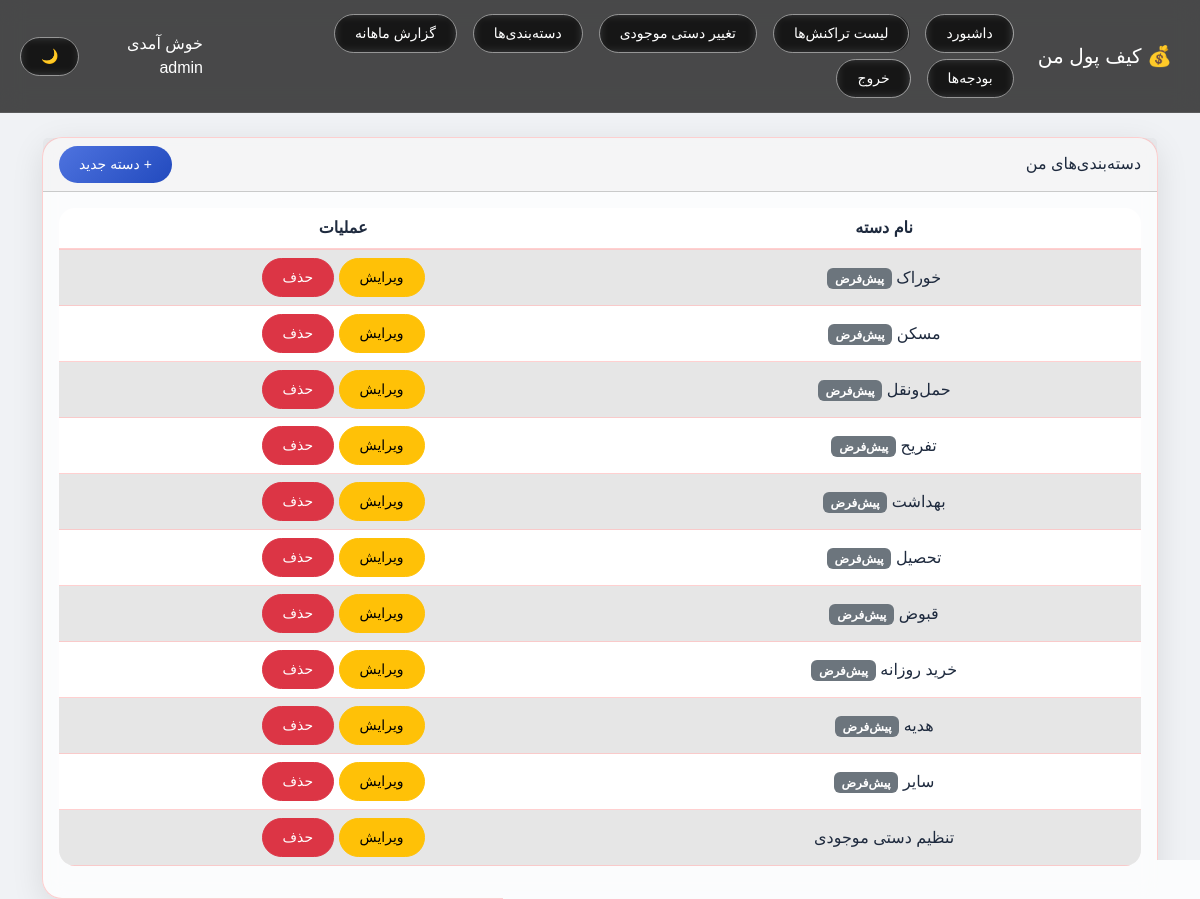
Page /categories/ (signed in) on the committed database.
### finance/models.py (models this page shows, shortened)
class Category(models.Model):
    name = models.CharField(max_length=50)
    user = models.ForeignKey(User, on_delete=models.CASCADE, related_name='categories')
    is_default = models.BooleanField(default=False)  # دسته پیش‌فرض سیستمی
    class Meta:
        unique_together = ('name', 'user')  # هر کاربر نمی‌تواند دو دسته با نام تکراری داشته باشد

### finance/views.py (the view)
# urls.py: path('categories/', views.category_list, name='category_list'),
@login_required
def category_list(request):
    categories = Category.objects.filter(user=request.user)
    return render(request, 'finance/category_list.html', {'categories': categories})

### templates/finance/category_list.html (shortened to what this page needs)
{% extends 'base.html' %}
{% block content %}
<div class="card">
    <div class="card-header">
        دسته‌بندی‌های من
        <button type="button" class="btn btn-sm btn-primary float-start" data-bs-toggle="modal" data-bs-target="#addCategoryModal">
            + دسته جدید
        </button>
    </div>
    <div class="card-body">
        <div class="table-responsive">
            <table class="table table-striped">
                <thead>
                    <tr>
                        <th>نام دسته</th>
                        <th>عملیات</th>
                    </tr>
                </thead>
                <tbody>
                    {% for cat in categories %}
                    <tr>
                        <td>{{ cat.name }} {% if cat.is_default %}<span class="badge bg-secondary">پیش‌فرض</span>{% endif %}</td>
                        <td>
                            <button type="button" class="btn btn-sm btn-warning" data-bs-toggle="modal" data-bs-target="#editCategoryModal"
                                    data-id="{{ cat.id }}"
                                    data-name="{{ cat.name }}">
                                ویرایش
                            </button>
                            <button type="button" class="btn btn-sm btn-danger" data-bs-toggle="modal" data-bs-target="#deleteCategoryModal"
                                    data-id="{{ cat.id }}"
                                    data-name="{{ cat.name }}">
                                حذف
                            </button>
                        </td>
                    </tr>
                    {% empty %}
                    <tr><td colspan="2">هیچ دسته‌ای وجود ندارد.</td></tr>
                    {% endfor %}
                </tbody>
            </table>
        </div>
    </div>
</div>
{% endblock %}

### templates/base.html (shortened to what this page needs)
{% load static %}
<!DOCTYPE html>
<html dir="rtl" lang="fa">
<head>
    <link href="{% static 'css/bootstrap.min.css' %}" rel="stylesheet">
    <link href="{% static 'css/bootstrap.rtl.css' %}" rel="stylesheet">
    <link href="{% static 'css/custom.css' %}" rel="stylesheet">
    <link rel="stylesheet" href="https://cdnjs.cloudflare.com/ajax/libs/font-awesome/6.0.0-beta3/css/all.min.css">
    <link href="https://cdn.jsdelivr.net/gh/rastikerdar/vazir-font@v30.1.0/dist/font-face.css" rel="stylesheet" type="text/css" />
</head>
<body>
    <nav class="navbar navbar-expand-lg navbar-dark bg-primary">
        <div class="container-fluid">
            <a class="navbar-brand" href="/">💰 کیف پول من</a>
            <div class="collapse navbar-collapse" id="mainNavbarCollapse">
                <div class="ms-auto">
                    {% if user.is_authenticated %}
                        <a href="{% url 'dashboard' %}" class="btn btn-outline-light btn-sm ms-2">داشبورد</a>
                        <a href="{% url 'transaction_list' %}" class="btn btn-outline-light btn-sm ms-2">لیست تراکنش‌ها</a>
                        <a href="{% url 'manual_adjust' %}" class="btn btn-outline-light btn-sm ms-2">تغییر دستی موجودی</a>
                        <a href="{% url 'category_list' %}" class="btn btn-outline-light btn-sm ms-2">دسته‌بندی‌ها</a>
                        <a href="{% url 'monthly_report' %}" class="btn btn-outline-light btn-sm ms-2">گزارش ماهانه</a>
                        <a href="{% url 'budget_list' %}" class="btn btn-outline-light btn-sm ms-2">بودجه‌ها</a>
                        <form action="{% url 'logout' %}" method="post" style="display: inline;">
                            <button type="submit" class="btn btn-outline-light btn-sm ms-2">خروج</button>
                        </form>
                    {% else %}
                        <a href="{% url 'login' %}" class="btn btn-outline-light btn-sm">ورود</a>
                        <a href="{% url 'signup' %}" class="btn btn-outline-light btn-sm ms-2">ثبت‌نام</a>
                    {% endif %}
                </div>
                <div class="welcome-theme">
                    {% if user.is_authenticated %}
                        <span class="navbar-text text-white">خوش آمدی {{ user.username }}</span>
                    {% endif %}
                    <button id="themeToggle" class="btn btn-outline-light btn-sm ms-2">
                    </button>
                </div>
            </div>
        </div>
    </nav>
    <div class="container mt-4">
        {% block content %}
        {% endblock %}
    </div>
</body>
</html>

### static/css/custom.css (style rules this page uses)
:root { --bg-color: #f0f2f5; --card-bg: rgba(255, 255, 255, 0.75); --card-border: rgba(255, 162, 162, 0.5); --text-color: #1e2a3e; --text-muted: #4a5568; --shadow: 0 8px 32px rgba(0, 0, 0, 0.1); --blur: blur(10px); --transition: all 0.3s ease; }
body { background: var(--bg-color) !important; color: var(--text-color) !important; transition: background 0.3s, color 0.3s; font-family: 'Vazir', 'Tahoma', sans-serif; min-height: 100vh; }
.card { background: var(--card-bg) !important; backdrop-filter: var(--blur); -webkit-backdrop-filter: var(--blur); border: 1px solid var(--card-border); border-radius: 20px !important; box-shadow: var(--shadow); color: var(--text-color) !important; }
.card-header { align-items: baseline; display: flex; flex-wrap: wrap; justify-content: space-between; }
.table tbody tr { transition: all 0.2s ease; }
.btn { border-radius: 40px !important; padding: 8px 20px; transition: var(--transition); backdrop-filter: blur(5px); }
.btn-primary { background: linear-gradient(135deg, #4e73df, #224abe); border: none; }
.table { background: var(--card-bg); backdrop-filter: var(--blur); border-radius: 16px; overflow: hidden; color: var(--text-color); }
.table td, .table th { background: transparent !important; color: var(--text-color); border-color: var(--card-border); }
.table-striped > tbody > tr:nth-of-type(odd) > * { background-color: rgba(0, 0, 0, 0.05) !important; }
.table thead th { background: rgba(0, 0, 0, 0.05); border-bottom-width: 2px; font-weight: 600; }
.navbar { background: rgba(0, 0, 0, 0.7) !important; backdrop-filter: blur(12px); border-bottom: 1px solid rgba(255, 255, 255, 0.1); }
.navbar .navbar-brand, .navbar .navbar-text, .navbar .nav-link { color: white !important; }
.navbar .btn-outline-light { color: white; margin: 0.2rem; border-color: rgba(255,255,255,0.5); }
.card { animation: fadeInUp 0.6s ease-out; }
.table td, .table th { text-align: center !important; vertical-align: middle !important; }
#themeToggle { margin: 1rem; }
.navbar-brand, .navbar-text { margin: 1rem; }
.table-responsive { overflow-x: auto; -webkit-overflow-scrolling: touch; }
.welcome-theme { display: flex; justify-content: space-between; }
@media (min-width: 992px) { .navbar-collapse .ms-auto { display: flex; align-items: center; flex-wrap: wrap; } }
@media (min-width: 992px) { .navbar-collapse > div:not(.ms-auto) { display: inline-flex; align-items: center; margin-right: 0.5rem; } }
.card { backdrop-filter: blur(10px); background: var(--card-bg); border: 1px solid var(--card-border); border-radius: 20px !important; animation: fadeInUp 0.6s ease-out; }

### templates/base.html (style rules this page uses)
body { font-family: 'Vazir', 'Tahoma', sans-serif; }

### rows in the picture
Category: name "خوراک", is_default "پیش‌فرض"
Category: name "مسکن", is_default "پیش‌فرض"
Category: name "حمل‌ونقل", is_default "پیش‌فرض"
Category: name "تفریح", is_default "پیش‌فرض"
Category: name "بهداشت", is_default "پیش‌فرض"
Category: name "تحصیل", is_default "پیش‌فرض"
Category: name "قبوض", is_default "پیش‌فرض"
Category: name "خرید روزانه", is_default "پیش‌فرض"
Category: name "هدیه", is_default "پیش‌فرض"
Category: name "سایر", is_default "پیش‌فرض"
Category: name "تنظیم دستی موجودی"

### other values in the picture
{{ user.username }} "admin"
